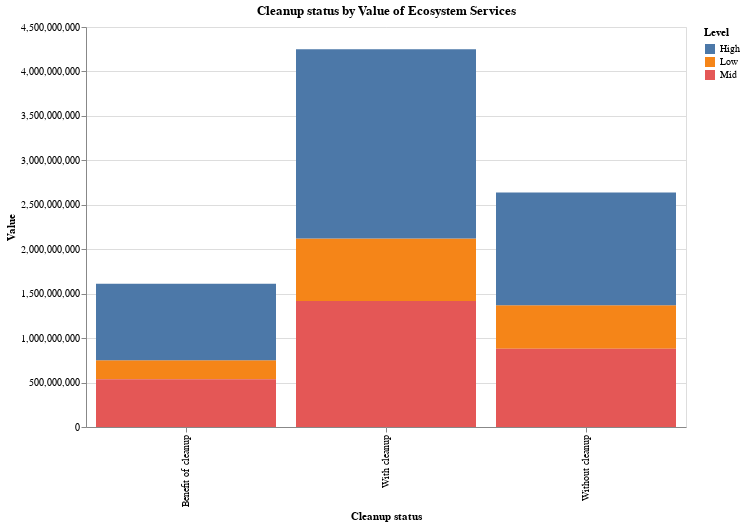

Notebook cell for this chart:
### Code cell
# Create the chart
chart = alt.Chart(df).mark_bar().encode(
    x='Cleanup status',
    y='Value',
    color='Level'
).properties(
    title='Cleanup status by Value of Ecosystem Services',
    width=600,
    height=400
)

chart

### Figure 1 — Vega-Lite specification as saved in the notebook (floating-point values rounded to 4 significant figures)
{"config": {"view": {"continuousWidth": 400, "continuousHeight": 300}}, "data": {"name": "data-310dface23fcc54bec7edc7cc3e94aa5"}, "mark": "bar", "encoding": {"color": {"field": "Level", "type": "nominal"}, "x": {"field": "Cleanup status", "type": "nominal"}, "y": {"field": "Value", "type": "quantitative"}}, "height": 400, "title": "Cleanup status by Value of Ecosystem Services", "width": 600, "$schema": "https://vega.github.io/schema/vega-lite/v4.17.0.json", "datasets": {"data-310dface23fcc54bec7edc7cc3e94aa5": [{"Cleanup status": "With cleanup", "Level": "Low", "Value": 705209378}, {"Cleanup status": "Without cleanup", "Level": "Low", "Value": 489883908}, {"Cleanup status": "Benefit of cleanup", "Level": "Low", "Value": 215325469}, {"Cleanup status": "With cleanup", "Level": "Mid", "Value": 1416705140}, {"Cleanup status": "Without cleanup", "Level": "Mid", "Value": 879715684}, {"Cleanup status": "Benefit of cleanup", "Level": "Mid", "Value": 536989457}, {"Cleanup status": "With cleanup", "Level": "High", "Value": 2128200903}, {"Cleanup status": "Without cleanup", "Level": "High", "Value": 1269547459}, {"Cleanup status": "Benefit of cleanup", "Level": "High", "Value": 858653444}]}}
